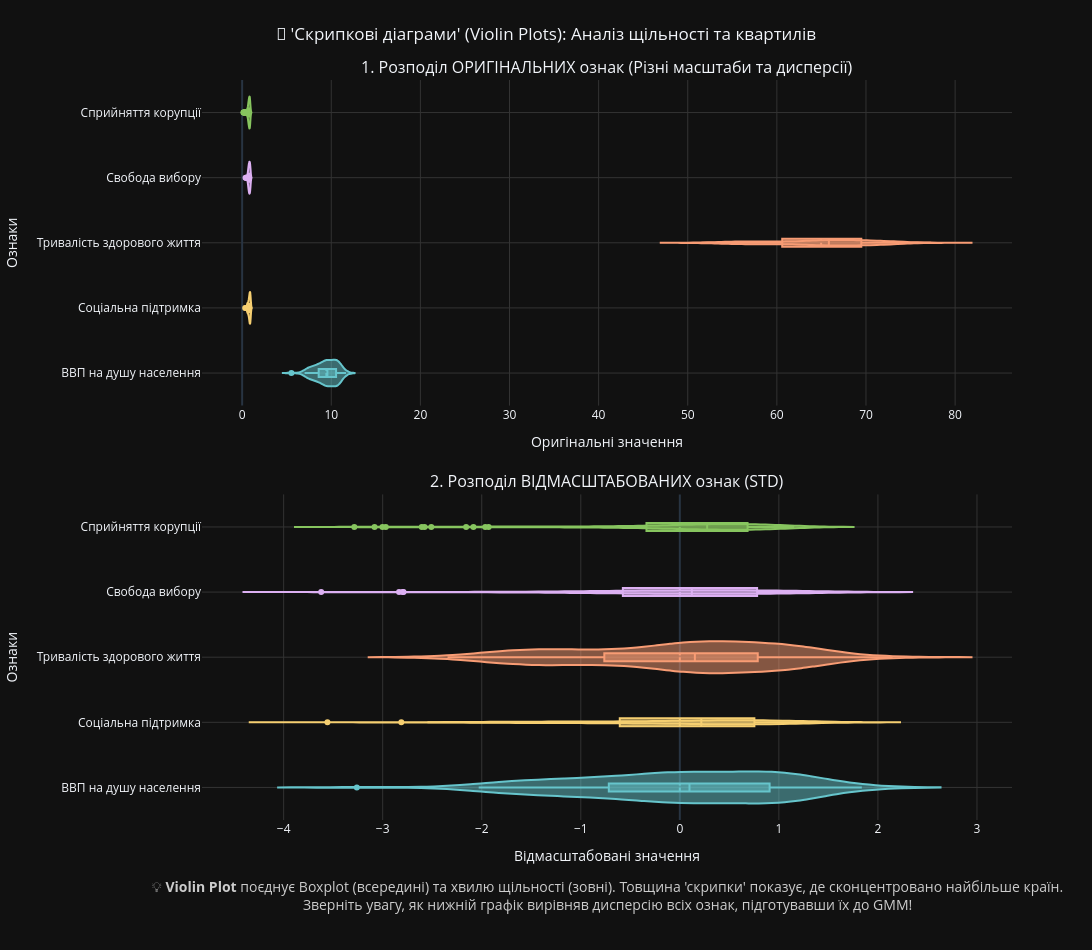

Notebook code cell kept with this figure:
### Markdown cell above
**10. Відобразити статистики:**

### Code cell
print("📊 Технічний аудит та порівняння описових статистик...\n")

fig_stats = make_subplots(
    rows=2, cols=1,
    subplot_titles=("1. Розподіл ОРИГІНАЛЬНИХ ознак (Різні масштаби та дисперсії)", f"2. Розподіл ВІДМАСШТАБОВАНИХ ознак ({SCALER_TYPE.upper()})"),
    vertical_spacing=0.12
)

colors = px.colors.qualitative.Pastel

for i, col in enumerate(FEATURES_FULL):
    clean_name = FEATURE_TRANSLATIONS.get(col, str(col).replace('.', ' ').strip())

    fig_stats.add_trace(go.Violin(
        x=X_features[col], name=clean_name, marker_color=colors[i % len(colors)],
        box_visible=True, meanline_visible=True, points='outliers',
        hovertemplate=f"<b>{clean_name}</b><br>Значення: %{{x:.3f}}<extra></extra>"
    ), row=1, col=1)

for i, col in enumerate(FEATURES_FULL):
    clean_name = FEATURE_TRANSLATIONS.get(col, str(col).replace('.', ' ').strip())
    
    fig_stats.add_trace(go.Violin(
        x=df_scaled[col], name=clean_name, marker_color=colors[i % len(colors)],
        box_visible=True, meanline_visible=True, points='outliers',
        hovertemplate=f"<b>{clean_name} (Scaled)</b><br>Значення: %{{x:.3f}}<extra></extra>"
    ), row=2, col=1)

fig_stats.update_xaxes(title_text="Оригінальні значення", showgrid=True, gridcolor='#333', row=1, col=1)
fig_stats.update_yaxes(title_text="Ознаки", showgrid=True, gridcolor='#333', row=1, col=1)

fig_stats.update_xaxes(title_text="Відмасштабовані значення", showgrid=True, gridcolor='#333', row=2, col=1)
fig_stats.update_yaxes(title_text="Ознаки", showgrid=True, gridcolor='#333', row=2, col=1)

fig_stats.update_layout(
    title_text="🎻 'Скрипкові діаграми' (Violin Plots): Аналіз щільності та квартилів",
    title_x=0.5, 
    width=1500, height=950,
    template=PLOT_TEMPLATE, showlegend=False,
    margin=dict(b=130, l=150, t=80)
)

fig_stats.add_annotation(
    x=0.5, y=-0.13, xref="paper", yref="paper",
    text="💡 <b>Violin Plot</b> поєднує Boxplot (всередині) та хвилю щільності (зовні). Товщина 'скрипки' показує, де сконцентровано найбільше країн.<br>Зверніть увагу, як нижній графік вирівняв дисперсію всіх ознак, підготувавши їх до GMM!",
    showarrow=False, font=dict(size=14, color="#cccccc"), align="center"
)

print("Красивий Вивід:")
fig_stats.show()

print("Технічний Вивід - Статистики ОРИГІНАЛЬНОГО набору (Для порівняння):")
display(X_features.describe().T.style.background_gradient(cmap=DESCRIBE_CMAP).format("{:.4f}"))

print("\nТехнічний Вивід - Статистики ВІДМАСШТАБОВАНОГО набору (Scaled):")
display(df_scaled.describe().T.style.background_gradient(cmap='Purples').format("{:.4f}"))

### Figure 1 — Plotly figure (JSON) as saved in the notebook; plotly's stock layout.template omitted (floating-point values rounded to 4 significant figures; data arrays with more than 128 entries replaced by an {"elided": "..."} marker saying what was removed)
{"data": [{"box": {"visible": true}, "hovertemplate": "<b>ВВП на душу населення</b><br>Значення: %{x:.3f}<extra></extra>", "marker": {"color": "rgb(102, 197, 204)"}, "meanline": {"visible": true}, "name": "ВВП на душу населення", "points": "outliers", "type": "violin", "x": {"elided": "137 float values"}, "xaxis": "x", "yaxis": "y"}, {"box": {"visible": true}, "hovertemplate": "<b>Соціальна підтримка</b><br>Значення: %{x:.3f}<extra></extra>", "marker": {"color": "rgb(246, 207, 113)"}, "meanline": {"visible": true}, "name": "Соціальна підтримка", "points": "outliers", "type": "violin", "x": {"elided": "137 float values"}, "xaxis": "x", "yaxis": "y"}, {"box": {"visible": true}, "hovertemplate": "<b>Тривалість здорового життя</b><br>Значення: %{x:.3f}<extra></extra>", "marker": {"color": "rgb(248, 156, 116)"}, "meanline": {"visible": true}, "name": "Тривалість здорового життя", "points": "outliers", "type": "violin", "x": {"elided": "137 float values"}, "xaxis": "x", "yaxis": "y"}, {"box": {"visible": true}, "hovertemplate": "<b>Свобода вибору</b><br>Значення: %{x:.3f}<extra></extra>", "marker": {"color": "rgb(220, 176, 242)"}, "meanline": {"visible": true}, "name": "Свобода вибору", "points": "outliers", "type": "violin", "x": {"elided": "137 float values"}, "xaxis": "x", "yaxis": "y"}, {"box": {"visible": true}, "hovertemplate": "<b>Сприйняття корупції</b><br>Значення: %{x:.3f}<extra></extra>", "marker": {"color": "rgb(135, 197, 95)"}, "meanline": {"visible": true}, "name": "Сприйняття корупції", "points": "outliers", "type": "violin", "x": {"elided": "137 float values"}, "xaxis": "x", "yaxis": "y"}, {"box": {"visible": true}, "hovertemplate": "<b>ВВП на душу населення (Scaled)</b><br>Значення: %{x:.3f}<extra></extra>", "marker": {"color": "rgb(102, 197, 204)"}, "meanline": {"visible": true}, "name": "ВВП на душу населення", "points": "outliers", "type": "violin", "x": {"elided": "137 float values"}, "xaxis": "x2", "yaxis": "y2"}, {"box": {"visible": true}, "hovertemplate": "<b>Соціальна підтримка (Scaled)</b><br>Значення: %{x:.3f}<extra></extra>", "marker": {"color": "rgb(246, 207, 113)"}, "meanline": {"visible": true}, "name": "Соціальна підтримка", "points": "outliers", "type": "violin", "x": {"elided": "137 float values"}, "xaxis": "x2", "yaxis": "y2"}, {"box": {"visible": true}, "hovertemplate": "<b>Тривалість здорового життя (Scaled)</b><br>Значення: %{x:.3f}<extra></extra>", "marker": {"color": "rgb(248, 156, 116)"}, "meanline": {"visible": true}, "name": "Тривалість здорового життя", "points": "outliers", "type": "violin", "x": {"elided": "137 float values"}, "xaxis": "x2", "yaxis": "y2"}, {"box": {"visible": true}, "hovertemplate": "<b>Свобода вибору (Scaled)</b><br>Значення: %{x:.3f}<extra></extra>", "marker": {"color": "rgb(220, 176, 242)"}, "meanline": {"visible": true}, "name": "Свобода вибору", "points": "outliers", "type": "violin", "x": {"elided": "137 float values"}, "xaxis": "x2", "yaxis": "y2"}, {"box": {"visible": true}, "hovertemplate": "<b>Сприйняття корупції (Scaled)</b><br>Значення: %{x:.3f}<extra></extra>", "marker": {"color": "rgb(135, 197, 95)"}, "meanline": {"visible": true}, "name": "Сприйняття корупції", "points": "outliers", "type": "violin", "x": {"elided": "137 float values"}, "xaxis": "x2", "yaxis": "y2"}], "layout": {"annotations": [{"font": {"size": 16}, "showarrow": false, "text": "1. Розподіл ОРИГІНАЛЬНИХ ознак (Різні масштаби та дисперсії)", "x": 0.5, "xanchor": "center", "xref": "paper", "y": 1, "yanchor": "bottom", "yref": "paper"}, {"font": {"size": 16}, "showarrow": false, "text": "2. Розподіл ВІДМАСШТАБОВАНИХ ознак (STD)", "x": 0.5, "xanchor": "center", "xref": "paper", "y": 0.44, "yanchor": "bottom", "yref": "paper"}, {"align": "center", "font": {"color": "#cccccc", "size": 14}, "showarrow": false, "text": "💡 <b>Violin Plot</b> поєднує Boxplot (всередині) та хвилю щільності (зовні). Товщина 'скрипки' показує, де сконцентровано найбільше країн.<br>Зверніть увагу, як нижній графік вирівняв дисперсію всіх ознак, підготувавши їх до GMM!", "x": 0.5, "xref": "paper", "y": -0.13, "yref": "paper"}], "height": 950, "margin": {"b": 130, "l": 150, "t": 80}, "showlegend": false, "title": {"text": "🎻 'Скрипкові діаграми' (Violin Plots): Аналіз щільності та квартилів", "x": 0.5}, "width": 1500, "xaxis": {"anchor": "y", "domain": [0, 1], "gridcolor": "#333", "showgrid": true, "title": {"text": "Оригінальні значення"}}, "xaxis2": {"anchor": "y2", "domain": [0, 1], "gridcolor": "#333", "showgrid": true, "title": {"text": "Відмасштабовані значення"}}, "yaxis": {"anchor": "x", "domain": [0.56, 1], "gridcolor": "#333", "showgrid": true, "title": {"text": "Ознаки"}}, "yaxis2": {"anchor": "x2", "domain": [0, 0.44], "gridcolor": "#333", "showgrid": true, "title": {"text": "Ознаки"}}}}
